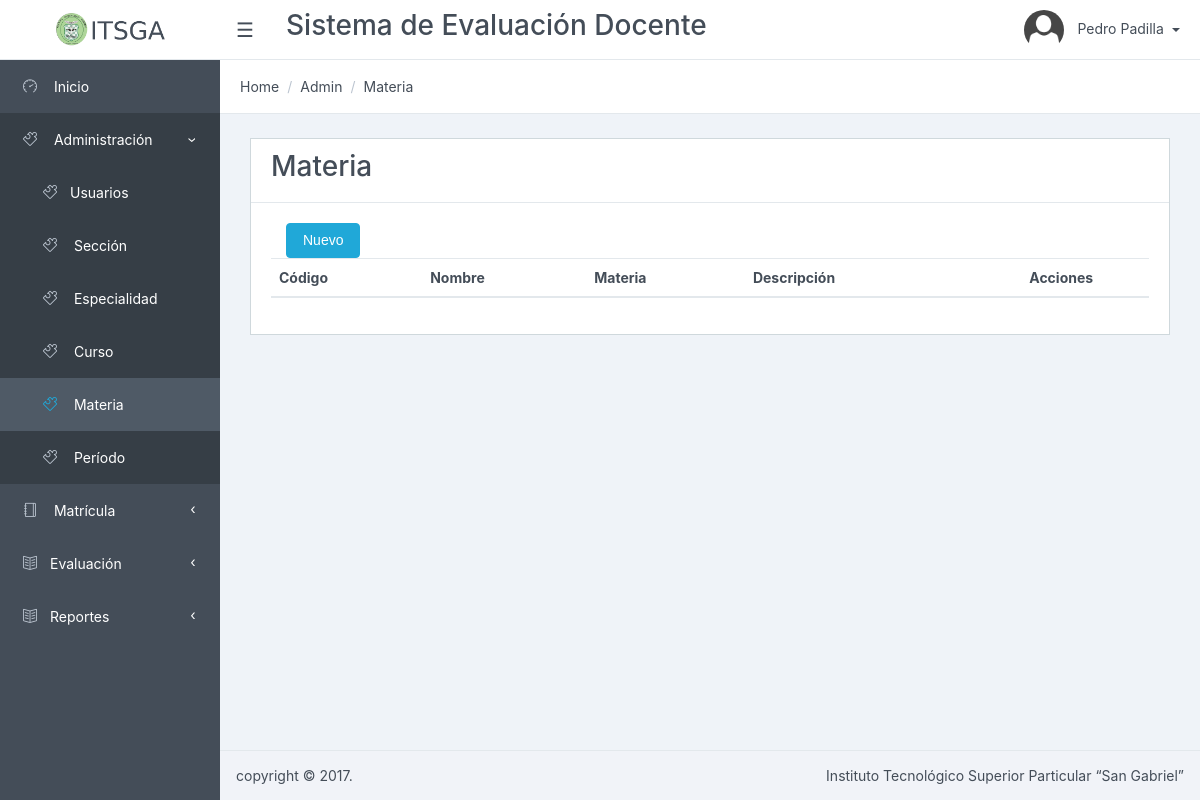
/Materia/listar/ (signed in), run on an earlier commit of the app's database.
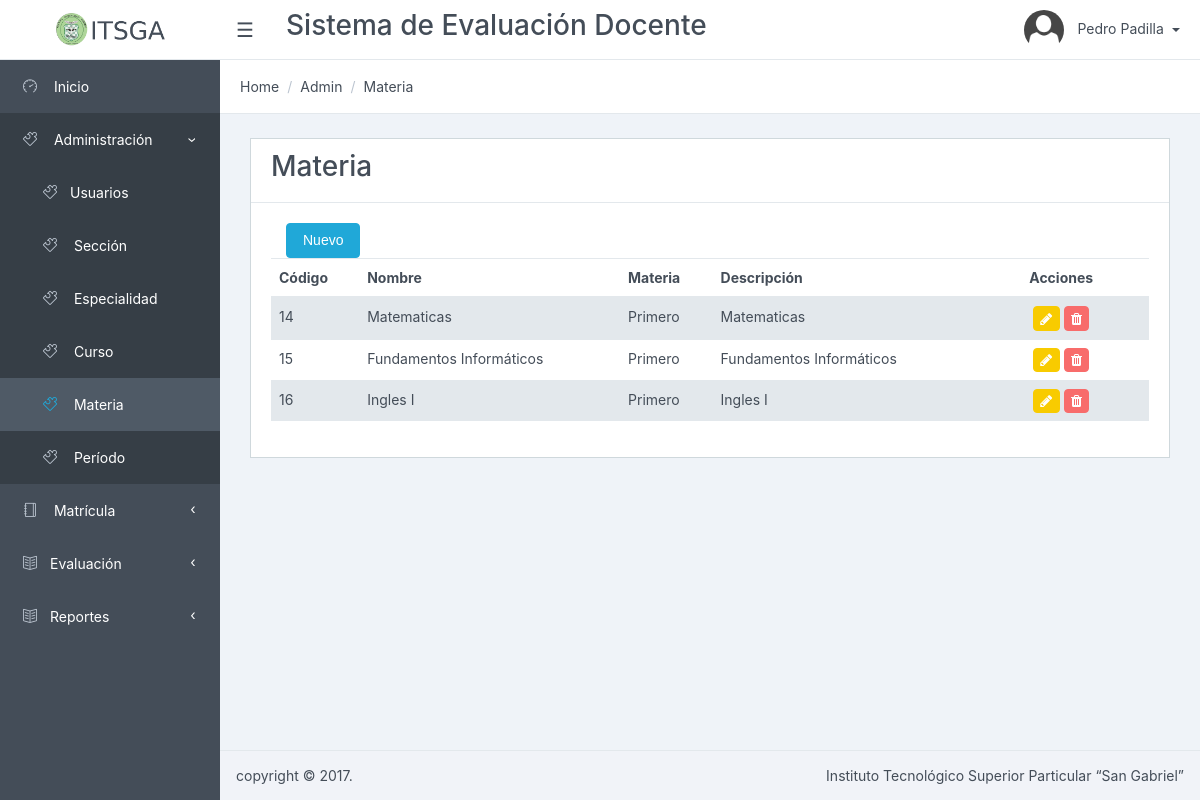
And on a later commit of the database.
### tables this page shows
CREATE TABLE `materia` (
  `materia_id` int(11) NOT NULL AUTO_INCREMENT,
  `nombre` varchar(256) NOT NULL,
  `descripcion` varchar(512) DEFAULT NULL,
  `curso_id` int(11) NOT NULL,
  `estado` tinyint(1) NOT NULL DEFAULT '1',
  PRIMARY KEY (`materia_id`),
  KEY `fk_materia_curso1` (`curso_id`),
  CONSTRAINT `fk_materia_curso1` FOREIGN KEY (`curso_id`) REFERENCES `curso` (`curso_id`) ON DELETE NO ACTION ON UPDATE NO ACTION
);

CREATE TABLE `curso` (
  `curso_id` int(11) NOT NULL AUTO_INCREMENT,
  `nombre` varchar(256) NOT NULL,
  `descripcion` varchar(512) DEFAULT NULL,
  `especialidad_id` int(11) NOT NULL,
  `estado` tinyint(1) NOT NULL DEFAULT '1',
  PRIMARY KEY (`curso_id`),
  KEY `fk_curso_especialidad1` (`especialidad_id`),
  CONSTRAINT `fk_curso_especialidad1` FOREIGN KEY (`especialidad_id`) REFERENCES `especialidad` (`especialidad_id`) ON DELETE NO ACTION ON UPDATE NO ACTION
);

### app/controllers/MateriaController.php (called while the page is built, shortened)
<?php
require_once (PATH_MODELS . "/MateriaModel.php");
class MateriaController {
	public function listar() {
		$model = new MateriaModel();
		$datos = $model->getlistadoMateria();
		require_once PATH_VIEWS."/Materia/view.list.php";
	}
}

### index.php (called while the page is built, shortened)
<?php
if(isset($_GET['action'])){
	$redirect = ($_GET['action']!='')?$_GET['action']:"listar";
}
$controller = new $controllerName();
$controller->$redirect();
?>

### public/views/Materia/index.php (called while the page is built, shortened)
<?php
require_once("../../../index.php");
?>

### app/models/MateriaModel.php (called while the page is built, shortened)
<?php
require_once(PATH_MODELS."/BaseModel.php");
class MateriaModel {
	public function getlistadoMateria(){
		$model = new BaseModel();
		$sql = "select materia.*, materia.materia_id as id, curso.nombre as curso from materia
				inner join curso on materia.curso_id = curso.curso_id
				where materia.estado = 1";
		return $model->execSql($sql, array(),true);
	}
}

### app/models/BaseModel.php (called while the page is built, shortened)
<?php
class BaseModel {
	private $pdo;
	private function openConexion() {
		try {
			$this->pdo = new PDO ( 'mysql:host=' . HOSTNAME_DATABASE . ';dbname=' . DATABASE . ';charset=utf8', USERNAME, PASSWORD );
			$this->pdo->setAttribute ( PDO::ATTR_ERRMODE, PDO::ERRMODE_EXCEPTION );
		} catch ( Exception $e ) {
			die ( $e->getMessage () );
		}
	}
	private function closeConexion() {
		$this->pdo = null;
	}
	public function execSql($sql, $parameters, $list = false, $obtainId = false) {
		try {
			$stm = $this->pdo->prepare ( $sql );
			$stm->execute ( $parameters );
			if ($obtainId) {
				$result = $this->pdo->lastInsertId ();
			} else {
				if ($list) {
					$result = $stm->fetchAll ( PDO::FETCH_OBJ );
				} else {
					$result = $stm->fetch ( PDO::FETCH_OBJ );
				}
			}
		} catch ( Exception $e ) {
			die ( $e->getMessage () );
		}
		return $result;
	}
}

### public/views/Materia/view.list.php (the view, shortened to what this page needs)
<?php include_once PATH_TEMPLATE.'/header.php';?>
<div class="card">
<div class="card-header">
    	<h3>Materia</h3>
</div>
<div class="card-block">
	<div class="col-lg-12">
		<button type="button" data-id="0" class="btn btn-primary" data-toggle="modal" data-target="#myModal">
          Nuevo
         </button>
	</div>
	<table class="table table-striped" id="dataTables-example" >
    <thead>
	    <tr>
	    	<th>Código</th>
	    	<th>Nombre</th>
	    	<th>Materia</th>
	    	<th>Descripción</th>
		    <th style="text-align: center; width: 20%">Acciones</th>
	    </tr>
    </thead>
    <tbody>
    	<?php foreach ($datos as $item) {
    		echo "<tr><td>".$item->id."</td>";
    		echo "<td>".$item->nombre."</td>";
    		echo "<td>".$item->curso."</td>";
    		echo "<td>".$item->descripcion."</td>";
    		echo "<td align='center'><a href='#' class='btn btn-warning btn-sm' data-id='".$item->id."' data-toggle='modal' data-target='#myModal' title='Editar' ><i class='fa fa-pencil'></i></a>
					  <a href='javascript:if(confirm(\"Est\u00e1 seguro que desea eliminar el elemento seleccionado?\")){redirect(".$item->id.");}' class='btn btn-danger btn-sm' title='Eliminar'><i class='fa fa-trash'></i></a></td>";
    	}?>
    </tbody>
    </table>
</div>
</div>
<?php include_once PATH_TEMPLATE.'/footer.php';?>
<link href="<?php echo PATH_CSS; ?>/dataTables.bootstrap.css" rel="stylesheet">
<link href="<?php echo PATH_CSS; ?>/bootstrapValidator.min.css" rel="stylesheet">
</body>
</html>

What changed in the data, as far as the page shows it:
added materia: materia_id "14", nombre "Matematicas", curso.nombre "Primero", descripcion "Matematicas"
added materia: materia_id "15", nombre "Fundamentos Informáticos", curso.nombre "Primero", descripcion "Fundamentos Informáticos"
added materia: materia_id "16", nombre "Ingles I", curso.nombre "Primero", descripcion "Ingles I"
